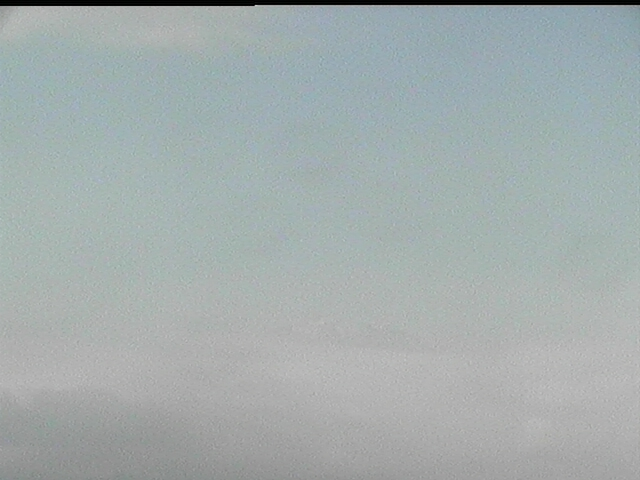
#> input picture watermark/sources/test.jpg, 640 x 480 px
$ python index.py
#> lines starting #> are read from the running program, lines starting #| are printed output that depends on the picture
### watermark/watermark.py
#!/usr/bin/env python
# -*- coding: utf-8 -*-

import datetime
import sys
import os
from PIL import Image, ImageDraw, ImageFont


class Watermark():
    # DEFINICION DE VARIABLES
    def __init__(self):
        self.logoPath = None
        self.imagePath = None
        self.output = None
        self.sourceImage = None
        self.width = 0
        self.height = 0
        self.title = ''
        self.style = 1

        plataforma = sys.platform
        if plataforma == 'win32':
            FILEFULLPATH = os.path.abspath('')
            self.FONT = 'arial.ttf'
        else:
            FILEPATHNAME = os.path.dirname(sys.argv[0])
            FILEFULLPATH = os.path.abspath(FILEPATHNAME)
            self.FONT = 'Pillow/Tests/fonts/DejaVuSans.ttf'

    def __del__(self):
        print ("del Watermark")

    # INICIALIZACION DE VARIABLES
    # [6 lines left out: function setParams, not called in this run]

    # INICIALIZACION LINEAL DE VARIABLES
    def setParamsLineal(self, logoPath, imagePath, output, title, style):
        self.logoPath = logoPath
        self.imagePath = imagePath
        self.output = output
        self.title = title
        self.style = style

    def makereactangule(self, rheight, typePos=1):
        width = self.width
        height = self.height

        # LIENZO EN BLANCO PARA EL RECTANGULO
        rectangle = Image.new('RGBA', (width, rheight))
        draw = ImageDraw.Draw(rectangle)
        # SE PINTA EL RECTANGULO CON UNA OPACIDAD
        draw.rectangle(((0, 0), (width, rheight)), fill=(0, 0, 0, 120))

        # POSICIONAMIENTO DEL LIENZO
        if typePos == 1:
            posRect = (0, height - rheight)
        else:
            posRect = (0, 0)

        # UNIMOS LAS PARTES AL LIENZO PRINCIPAL
        self.sourceImage.paste(rectangle, posRect, rectangle)

    def maketitle(self,  date='', typePos=1):
        width = self.width
        height = self.height
        title = self.title
        FONT = self.FONT
        sourceImage = self.sourceImage

        # POSICIONAMOS EL TITULO POR COORDENADAS
        if typePos == 1:
            posText1 = (10, height - 45)
            posText2 = (10, height - 25)
        elif typePos == 2:
            posText1 = (10, height - 20)
            posText2 = (width - 150, height - 20)
        else:
            posText1 = (10, 4)
            posText2 = (width - 150, 4)
        # ---------------------------------------

        # CREAMOS UN LIENZO EN BLANCO PARA AGREGAR EL TEXTO
        txt = Image.new('RGBA', sourceImage.size, (255, 255, 255, 0))
        fnt = ImageFont.truetype(FONT, 12, encoding='utf-8')
        d = ImageDraw.Draw(txt)
        # -------------------------------------------------

        # CREAMOS LA FECHA DE REGISTRO
        format = "%d/%m/%Y %H:%M:%S"
        if date != '':
            msg = date.strftime(format)
        else:
            msg = datetime.datetime.now().strftime(format)
        # ----------------------------

        # UNIMOS LAS PARTES AL LIENZO PRINCIPAL
        d.text(posText1, title.decode('utf-8'), font=fnt, fill=(255, 255, 255, 255))
        d.text(posText2, msg, font=fnt, fill=(255, 255, 255, 190))
        self.sourceImage.paste(txt, None, txt)

    # [27 lines left out: function makelogo, not called in this run]

    def showImage(self):
        self.sourceImage.show()

    def makeWatermark(self, date=''):
#> called with date = ''
        base = Image.open(self.imagePath)
#> base is the input picture: PIL image 640x480 RGB; mean R, G, B 163.3, 172.7, 172.6
        self.width = base.size[0]
#> self.width = 640
        self.height = base.size[1]
#> self.height = 480
        self.sourceImage = base

        if self.style == 1:
            self.makereactangule(rheight=55, typePos=1)
            self.maketitle(date=date, typePos=1)
            self.makelogo(sizeLogo=45, typePos=1)
        elif self.style == 2:
            self.makereactangule(rheight=25, typePos=1)
            self.maketitle(date=date, typePos=2)
            self.makelogo(sizeLogo=75, typePos=2)
        elif self.style == 3:
            self.makereactangule(rheight=20, typePos=2)
#> in makereactangule, `rectangle = Image.new('RGBA', (width, rheight))`: rectangle: PIL image 640x20 RGBA; every value is 0
#> in makereactangule, `self.sourceImage.paste(rectangle, posRect, rectangle)`:
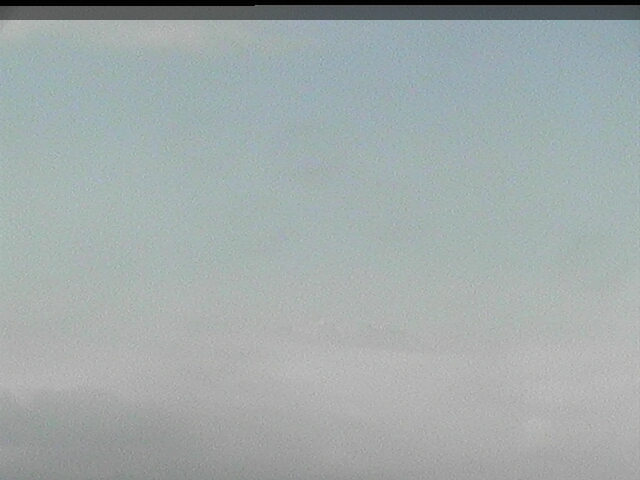
#> self.sourceImage: PIL image 640x480 RGB; mean R, G, B 161.1, 170.2, 170.1
            self.maketitle(date=date, typePos=3)
            self.makelogo(sizeLogo=70, typePos=3)

        self.sourceImage.save(self.output, "JPEG")

### watermark/index.py
from watermark import Watermark

# params = {
#     'logoPath': 'logoCircle.png',
#     'imagePath': 'test.jpg',
#     'output': 'output.jpg',
#     'title': 'Titulo de Prueba',
#     'style': 3
# }

watermark = Watermark()
# INICIAR PARAMETROS METODO 1
# watermark.setParams(params)
# INICIAR PARAMETROS METODO 2
watermark.setParamsLineal(logoPath='sources/logoCircle.png', imagePath='sources/test.jpg', output='output.jpg', title='OVI Ingemmet', style=3)
#> (the run stopped early here; a loop or call above may not have finished)

$ run again, with getImageCamera/sources/test.jpg copied over watermark/sources/test.jpg
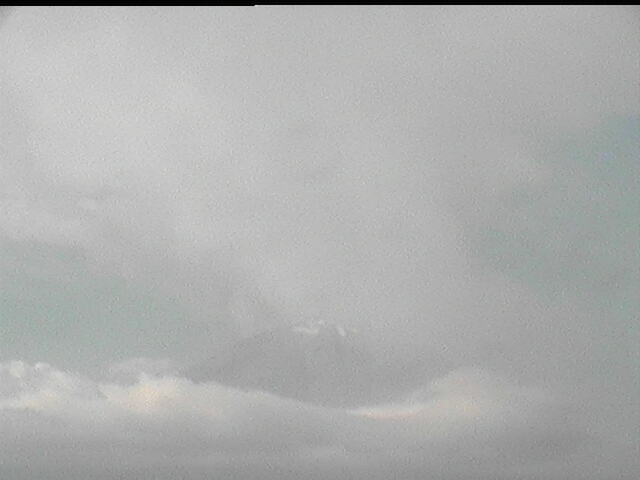
#> input picture getImageCamera/sources/test.jpg, 640 x 480 px
#> in makeWatermark, base is the input picture: PIL image 640x480 RGB; mean R, G, B 173.9, 175.1, 174.2
#> in makereactangule, `self.sourceImage.paste(rectangle, posRect, rectangle)`:
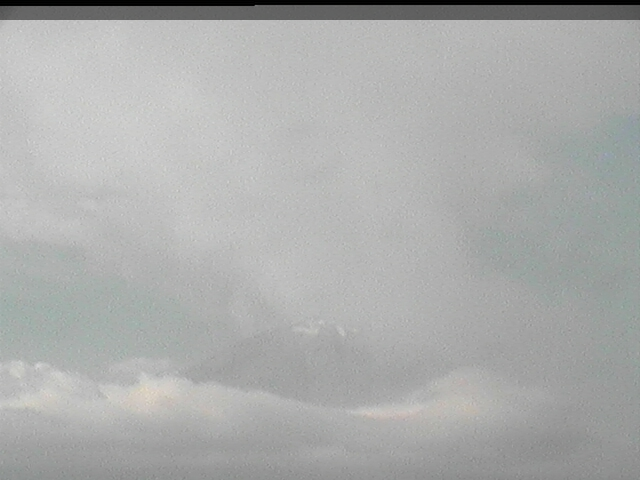
#> self.sourceImage: PIL image 640x480 RGB; mean R, G, B 171.2, 172.4, 171.5
